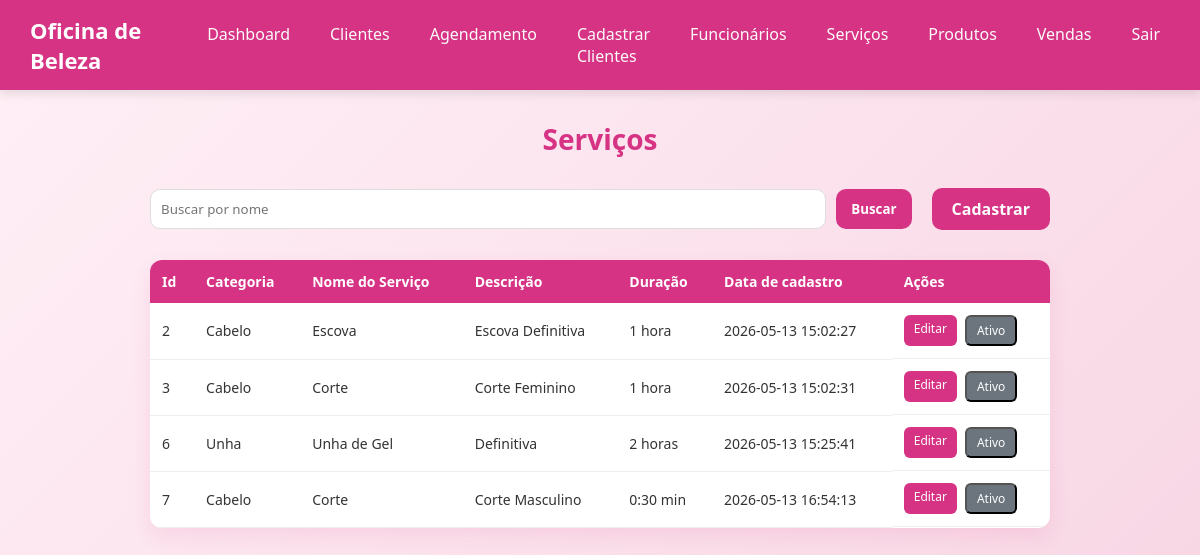
/servicos-lista.php, run on the app's committed database.
### tables this page shows
CREATE TABLE IF NOT EXISTS `tb_servico` (
  `id` int(11) NOT NULL AUTO_INCREMENT,
  `nome_servico` varchar(200) NOT NULL,
  `descricao` text NOT NULL,
  `preco` decimal(10,2) NOT NULL,
  `duracao` varchar(50) NOT NULL,
  `categoria` enum('Cabelo','Unha','Sobrancelha','Maquiagem') NOT NULL,
  `data_cadastro` datetime NOT NULL DEFAULT current_timestamp(),
  `ativo` tinyint(4) NOT NULL DEFAULT 1,
  PRIMARY KEY (`id`)
);

### servicos-lista.php (the view, shortened to what this page needs)
<?php
try {
    $conexao = new PDO("mysql:host=" . SERVIDOR . ";dbname=" . BANCO . ";charset=utf8", USUARIO, SENHA);
    $conexao->setAttribute(PDO::ATTR_ERRMODE, PDO::ERRMODE_EXCEPTION);
    $sql = "SELECT * FROM tb_servico";
    $comando = $conexao->prepare($sql);
    $comando->execute();
    $servicos = $comando->fetchAll(PDO::FETCH_ASSOC);
} catch (PDOException $erro) {
    echo "Erro ao conectar no banco de dados" . $erro->getMessage();
}
?>
<!DOCTYPE html>
<html lang="pt-br">
<head>
    <link rel="stylesheet" href="assets/css/style.css" />
    <link rel="stylesheet" href="assets/css/funcionario/funcionario-lista.css">
</head>
<body>
    <?php require_once 'includes/header.php';
    ?>
    <main>
        <h1 class="titulo-pagina">Serviços</h1>
        <div class="top-actions">
            <div class="search-box">
                <input type="text" placeholder="Buscar por nome">
                <button class="btn buscar">Buscar</button>
            </div>
            <div class="action-buttons">
                <a href="servicos.php" class="btn">Cadastrar</a>
            </div>
        </div>
        <div class="table-container">
            <table>
                <thead>
                    <tr>
                        <th>Id</th>
                        <th>Categoria</th>
                        <th>Nome do Serviço</th>
                        <th>Descrição</th>
                        <th>Duração</th>
                        <th>Data de cadastro</th>
                        <th>Ações</th>
                    </tr>
                </thead>
                <?php
                foreach ($servicos as $servico):
                ?>
                    <tbody>
                        <tr>
                            <td><?php echo $servico['id']; ?></td>
                            <td><?php echo $servico['categoria']; ?></td>
                            <td><?php echo $servico['nome_servico']; ?></td>
                            <td><?php echo $servico['descricao']; ?></td>
                            <td><?php echo $servico['duracao']; ?></td>
                            <td><?php echo $servico['data_cadastro']; ?></td>
                            <td class="acoes">
                                <a class="table-btn editar" href="editar-servicos.php?id=<?php echo $servico['id']; ?>">Editar</a>
                                <a href="?alterarAtivo=<?php echo $servico['id']; ?>" onclick="return confirm('Deseja Alterar?')">
                                    <button class="table-btn status" type="button" class="<?php echo $servico['ativo'] == 1 ? 'ativo' : 'inativo'; ?>">
                                        <?php
                                        if ($servico['ativo'] == 1) {
                                            echo "Ativo";
                                        } else
                                            echo "Inativo";
                                        ?>
                                    </button>
                                </a>
                            </td>
                        </tr>
                    </tbody>
                <?php
                endforeach;
                ?>
            </table>
        </div>
    </main>
</body>
</html>

### assets/css/style.css (style rules this page uses)
* { margin: 0; padding: 0; box-sizing: border-box; font-family: 'Segoe UI', Tahoma, Geneva, Verdana, sans-serif; }
body { background: linear-gradient(135deg, #fff0f6, #f8d7e5); color: #333; }

### assets/css/funcionario/funcionario-lista.css (style rules this page uses)
.top-actions { max-width: 900px; margin: 30px auto; display: flex; justify-content: space-between; align-items: center; gap: 20px; }
.search-box { display: flex; gap: 10px; flex: 1; }
.search-box input { flex: 1; padding: 10px; border-radius: 10px; border: 1px solid #ddd; outline: none; transition: 0.3s; }
.btn { padding: 10px 20px; background: #d63384; color: white; border: none; border-radius: 10px; text-decoration: none; cursor: pointer; font-weight: 600; transition: 0.3s; }
.btn.buscar { padding: 10px 15px; }
.action-buttons { display: flex; gap: 10px; }
.table-container { max-width: 900px; margin: 20px auto 40px auto; }
table { width: 100%; border-collapse: collapse; background: #fff; border-radius: 12px; overflow: hidden; box-shadow: 0 8px 20px rgba(214, 51, 132, 0.1); }
table thead { background: #d63384; color: white; }
table th { padding: 12px; text-align: left; font-size: 14px; }
table td { padding: 12px; border-bottom: 1px solid #eee; font-size: 14px; }
.acoes { display: flex; gap: 8px; }
.table-btn { padding: 5px 10px; border-radius: 6px; font-size: 12px; text-decoration: none; color: white; transition: 0.3s; }
.table-btn.editar { background: #d63384; }
.table-btn.status { background: #6c757d; }
.titulo-pagina { text-align: center; margin: 30px 0; color: #d63384; font-size: 28px; font-weight: bold; }

### data on the page
tb_servico: id "2", categoria "Cabelo", nome_servico "Escova", descricao "Escova Definitiva", duracao "1 hora", data_cadastro "2026-05-13 15:02:27", ativo "Ativo"
tb_servico: id "3", categoria "Cabelo", nome_servico "Corte", descricao "Corte Feminino", duracao "1 hora", data_cadastro "2026-05-13 15:02:31", ativo "Ativo"
tb_servico: id "6", categoria "Unha", nome_servico "Unha de Gel", descricao "Definitiva", duracao "2 horas", data_cadastro "2026-05-13 15:25:41", ativo "Ativo"
tb_servico: id "7", categoria "Cabelo", nome_servico "Corte", descricao "Corte Masculino", duracao "0:30 min", data_cadastro "2026-05-13 16:54:13", ativo "Ativo"
